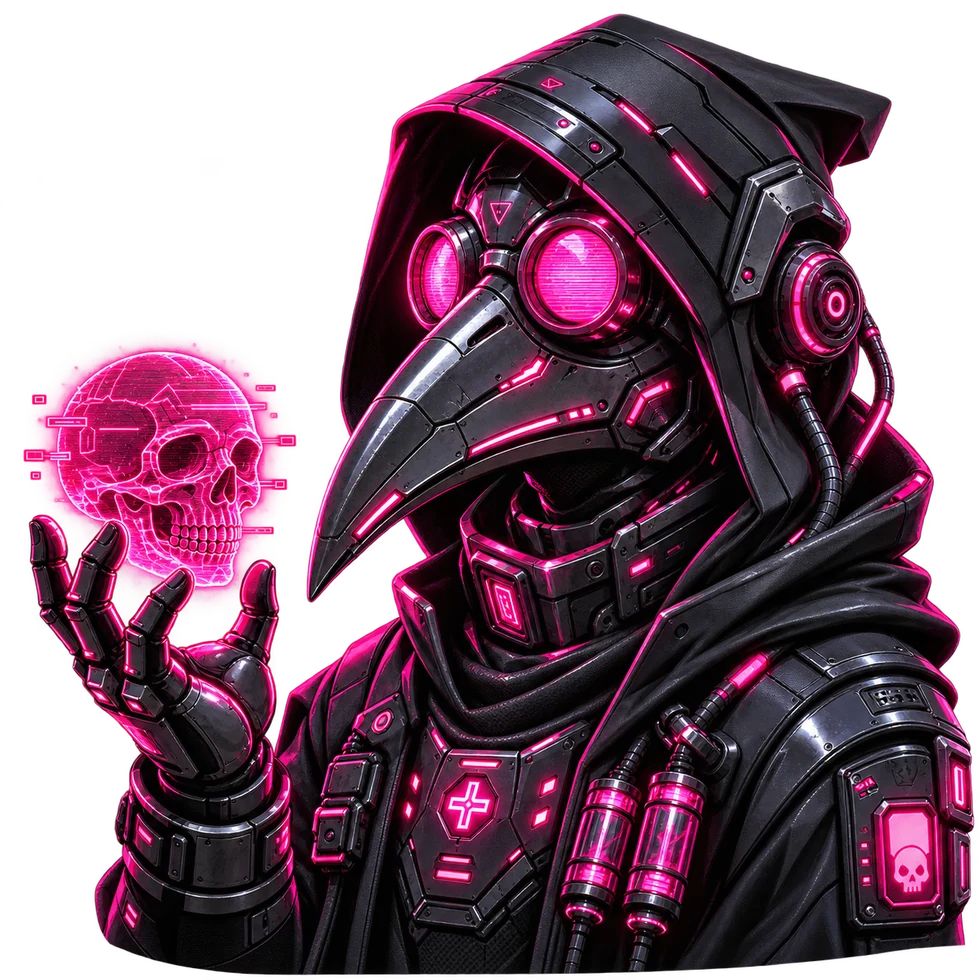
#> input picture deploy/boot/art/armored.webp, 980 x 980 px
$ python render-plymouth.py
#> lines starting #> are read from the running program, lines starting #| are printed output that depends on the picture
#!/usr/bin/env python3
"""Create safe Plymouth picture/text/script from the saved Boot Studio options.

Plymouth boots before Chromium: animation capabilities are more limited than
Boot Studio's live HTML preview. This renders the chosen artwork/colors/text
for early Linux boot, while the HTML screen carries the full animation onward.
"""
from __future__ import annotations
import json, math, sys
from pathlib import Path

try:
    from PIL import Image, ImageOps, ImageFilter, ImageDraw, ImageFont
except ImportError as e:
    sys.exit('Pillow is required for early boot sync: sudo apt install python3-pil')

project = Path(__file__).resolve().parents[2]
output = Path(sys.argv[1]) if len(sys.argv) > 1 else project / 'deploy/boot'
data_dir = Path(sys.argv[2]) if len(sys.argv) > 2 else project / 'data'
config_path = data_dir / 'boot-studio.json'
try:
    saved = json.loads(config_path.read_text())
    if not isinstance(saved, dict): saved = {}
except (OSError, ValueError):
    saved = {}
def pick(name,default):return saved.get(name,default)
PRESETS = {
    'neon':('#08040f','#ff2a93'),'glass':('#030b17','#74ddff'),
    'matrix':('#010b05','#44ff88'),'sunset':('#15070c','#ff9a46'),
    'minimal':('#08090c','#eeeeee'),
}
color,accent = PRESETS.get(pick('preset','neon'),(pick('bgColor','#08040f'),pick('accent','#ff2a93')))
def rgb(h,backup):
    if not isinstance(h,str) or len(h)!=7 or not h.startswith('#'):return backup
    try:return tuple(int(h[i:i+2],16) for i in (1,3,5))
    except ValueError:return backup
color = rgb(color,(8,4,15)); accent=rgb(accent,(255,42,147))

art_dir=project/'deploy/boot/art'
style=pick('image','armored')
if style not in ('original','transparent','armored','custom'):style='armored'
if style=='custom':
    art=next((art_dir/('mascot'+ext) for ext in ('.png','.jpg','.webp') if (art_dir/('mascot'+ext)).is_file()),art_dir/'armored.webp')
else:art=art_dir/(style+'.webp')
try:img=Image.open(art).convert('RGBA')
#> img is the input picture: PIL image 980x980 RGBA; mean R, G, B, A 56.2, 24.4, 42.2, 167.9
except (OSError,ValueError):img=Image.open(art_dir/'armored.webp').convert('RGBA')
if pick('mirror',False):img=ImageOps.mirror(img)
img.thumbnail((480,480),Image.Resampling.LANCZOS)
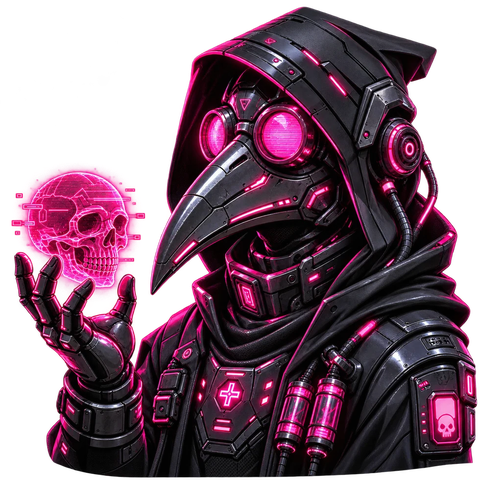
#> img: PIL image 480x480 RGBA; mean R, G, B, A 54.6, 23.6, 40.9, 167.9; transparent parts drawn white
canvas=Image.new('RGBA',(490,490),(0,0,0,0)); x=(490-img.width)//2;y=(490-img.height)//2
#> after `canvas = Image.new('RGBA', (490, 490), (0, 0, 0, 0))`: canvas: PIL image 490x490 RGBA; every value is 0
#> after `x = (490 - img.width) // 2`: x = 5
#> after `y = (490 - img.height) // 2`: y = 5
canvas.alpha_composite(img,(x,y))
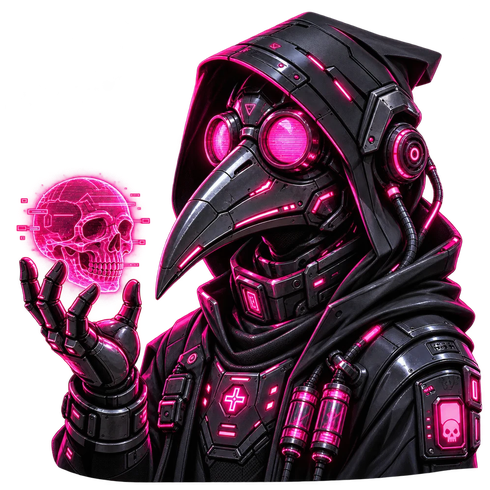
#> canvas: PIL image 490x490 RGBA; mean R, G, B, A 52.4, 22.6, 39.3, 161.1; transparent parts drawn white
if not pick('showMascot',True):canvas.putalpha(0)
else:
    opacity=min(100,max(0,float(pick('opacity',100))))/100
    glow=min(100,max(0,float(pick('glow',48))))/100
    if glow>0:
        alpha=canvas.getchannel('A').filter(ImageFilter.GaussianBlur(15))
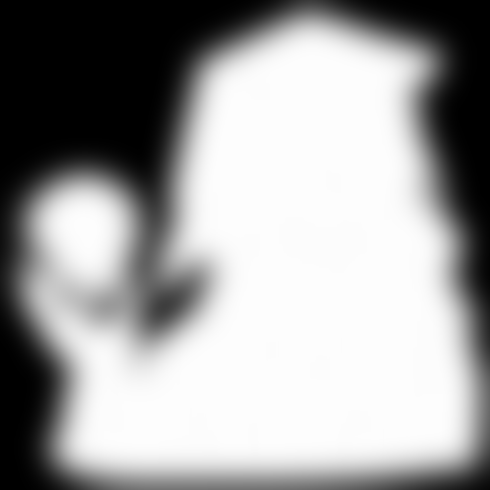
#> alpha: PIL image 490x490 L; min 0, max 253, mean 160.4
        alpha=alpha.point(lambda a:int(a*glow*.55))
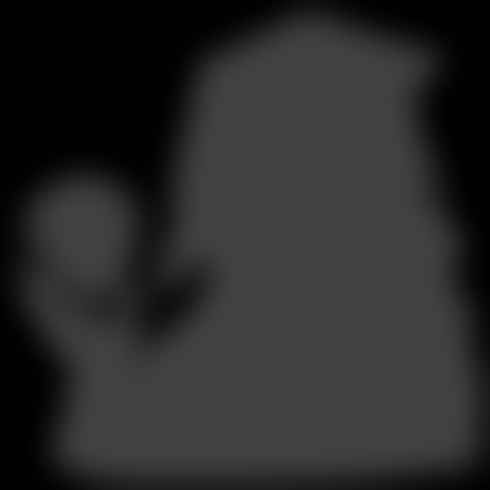
#> alpha: PIL image 490x490 L; min 0, max 66, mean 41.8
        aura=Image.new('RGBA',canvas.size,accent+(0,));aura.putalpha(alpha)
#> after `aura.putalpha(alpha)`:
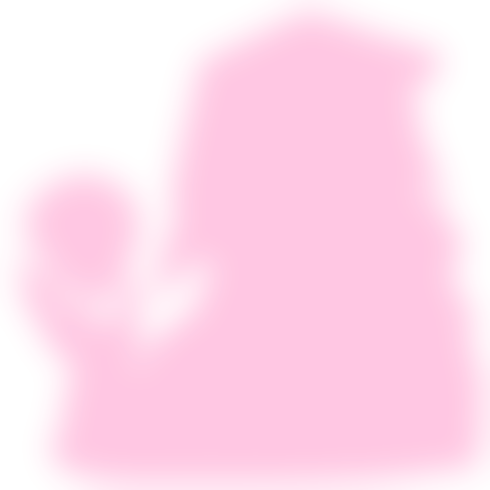
#> aura: PIL image 490x490 RGBA; mean R, G, B, A 255, 42, 147, 41.8; transparent parts drawn white
        aura.alpha_composite(canvas);canvas=aura
#> after `aura.alpha_composite(canvas)`:
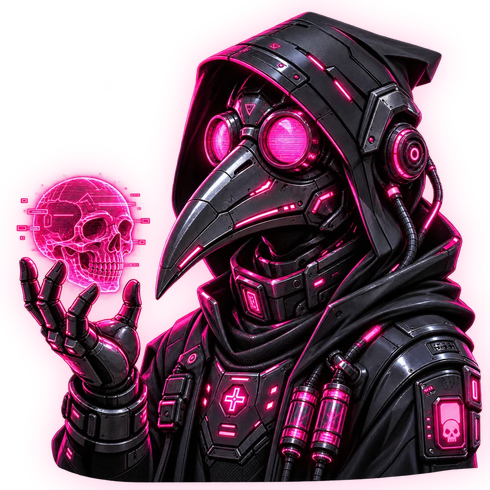
#> aura: PIL image 490x490 RGBA; mean R, G, B, A 138.7, 36.6, 88.7, 165.1; transparent parts drawn white
    if opacity<1:canvas.putalpha(canvas.getchannel('A').point(lambda a:int(a*opacity)))

output.mkdir(parents=True,exist_ok=True)
canvas.save(output/'plymouth-mascot.png')
font_paths=['/usr/share/fonts/truetype/dejavu/DejaVuSans-Bold.ttf','/usr/share/fonts/truetype/liberation2/LiberationSans-Bold.ttf']
font=next((p for p in font_paths if Path(p).exists()),None)
size=min(50,max(22,int(pick('titleSize',28)*1.35)))
try:face=ImageFont.truetype(font,size) if font else ImageFont.load_default()
except OSError:face=ImageFont.load_default()
title=str(pick('title','HEAD UNIT')).strip()[:38] or 'HEAD UNIT'
label=Image.new('RGBA',(900,170),(0,0,0,0)); draw=ImageDraw.Draw(label)
#> after `label = Image.new('RGBA', (900, 170), (0, 0, 0, 0))`: label: PIL image 900x170 RGBA; every value is 0
# Fit overly long custom headings to the width of the early splash.
while draw.textbbox((0,0),title,font=face,stroke_width=1)[2]>875 and size>15:
    size-=2;face=ImageFont.truetype(font,size) if font else ImageFont.load_default()
#> this loop made 0 passes
#> after the loop, size = 37
bbox=draw.textbbox((0,0),title,font=face,stroke_width=1)
#> bbox = (-1, 7, 230, 36)
w=bbox[2]-bbox[0]
#> w = 231
draw.text((450-w/2,47),title,font=face,fill=accent+(255,),stroke_width=1,stroke_fill=(*color,255))
label.save(output/'plymouth-title.png')
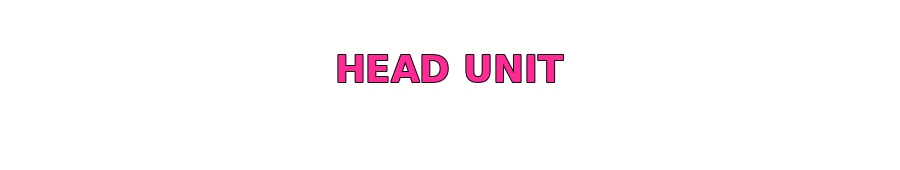
#> saved as plymouth-title.png: PIL image 900x170 RGBA; mean R, G, B, A 5, 0.8, 3, 6.6; transparent parts drawn white
red,green,blue=(v/255 for v in color)
posx=min(100,max(0,float(pick('positionX',50))))/100
posy=min(100,max(0,float(pick('positionY',44))))/100
motion=pick('motion','float')
# Safe Plymouth script primitives only; HTML animations take over afterwards.
phase='0.035' if motion not in ('none','hologram') else '0.0'
script=f'''# Generated by Head Unit Boot Studio (Plymouth Linux stage).
Window.SetBackgroundTopColor({red:.4f}, {green:.4f}, {blue:.4f});
Window.SetBackgroundBottomColor({red*.6:.4f}, {green*.6:.4f}, {blue*.6:.4f});
mascot.image = Image("plymouth-mascot.png");
mascot.sprite = Sprite(mascot.image);
mascot.sprite.SetZ(5);
caption.image = Image("plymouth-title.png");
caption.sprite = Sprite(caption.image);
caption.sprite.SetZ(6);
frame = 0;
fun refresh_callback () {{
 mascot.sprite.SetX(Window.GetWidth() * {posx:.3f} - mascot.image.GetWidth() / 2);
 mascot.sprite.SetY(Window.GetHeight() * {posy:.3f} - mascot.image.GetHeight() / 2 + Math.Sin(frame) * 4);
 caption.sprite.SetX((Window.GetWidth() - caption.image.GetWidth()) / 2);
 caption.sprite.SetY(Window.GetHeight() * 0.84 - caption.image.GetHeight() / 2);
 frame += {phase};
 mascot.sprite.SetOpacity(1.0);
}}
Plymouth.SetRefreshFunction(refresh_callback);
'''
(output/'headunit.script').write_text(script)
print('Rendered configured early boot assets in',output)

$ run again, with deploy/boot/art/original.webp copied over deploy/boot/art/armored.webp
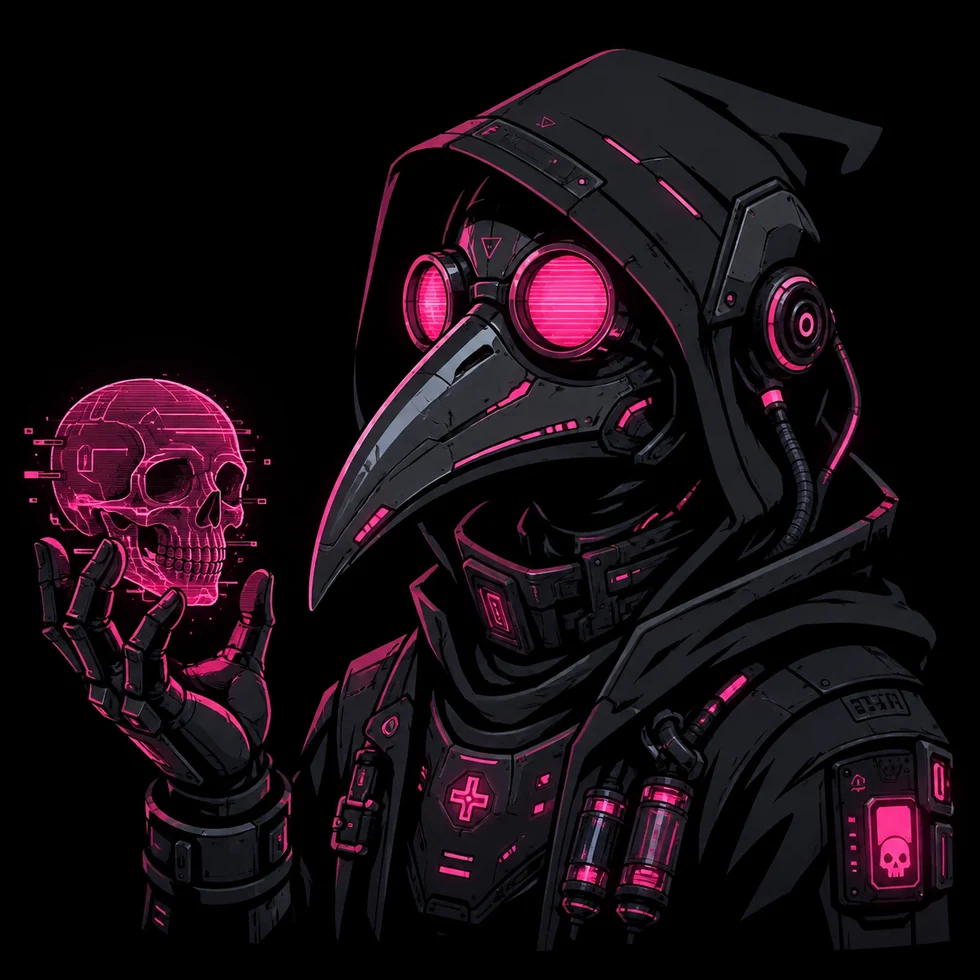
#> input picture deploy/boot/art/original.webp, 980 x 980 px
#> `alpha=alpha.point(lambda a:int(a*glow*.55))`:
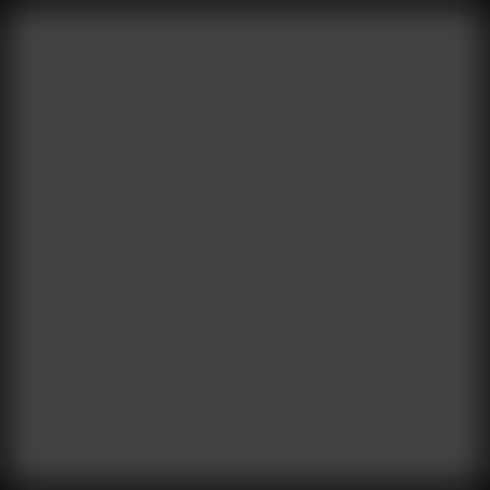
#> alpha: PIL image 490x490 L; min 20, max 67, mean 62.9
#> `aura.alpha_composite(canvas)`:
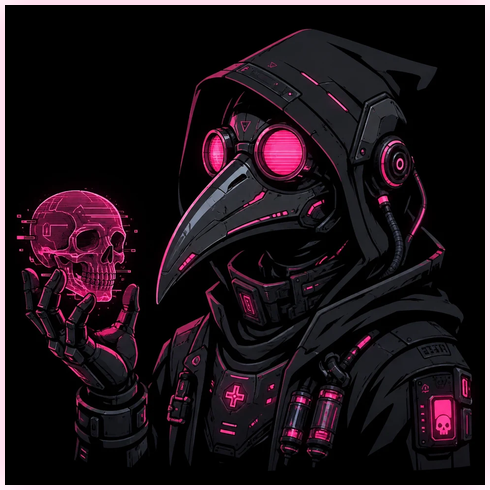
#> aura: PIL image 490x490 RGBA; mean R, G, B, A 31.7, 13.5, 23.3, 246.2; transparent parts drawn white
#> label: PIL image 900x170 RGBA; every value is 0
#> after the loop `while draw.textbbox((0,0),title,font=face,stroke_width=1)[2]>875 and s..`: size = 37
#> bbox = (-1, 7, 230, 36)
#> w = 231
